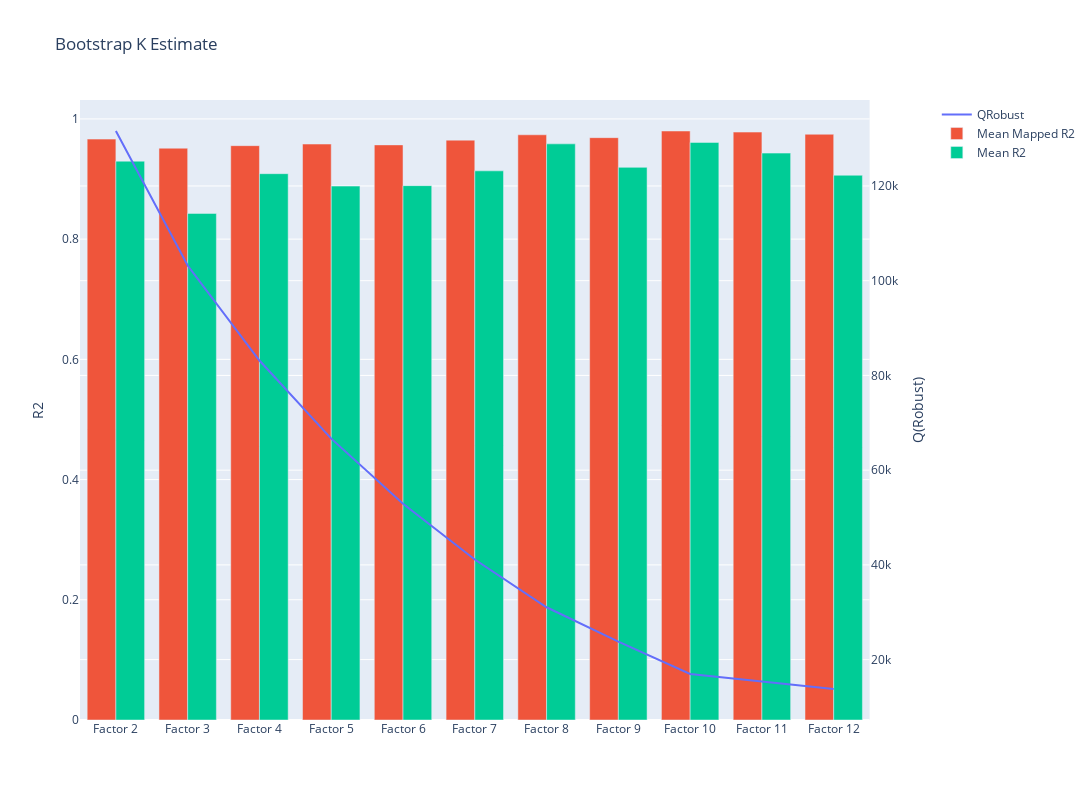

Notebook code for this chart:
### Code cell
factor_labels = [f"Factor {i}" for i in range(min_factors, max_factors+1)]
q_robust = []
mean_mapped_r2 = []
mean_r2 = []
mapped_p = []

best_r2_i = -1
best_r2 = 0
best_mr2_i = -1
best_mr2 = 0

for i, i_r in enumerate(results_list0):
    mr2 = i_r["mean mapped r2"]
    r2 = i_r["mean r2"]
    if best_r2 < r2:
        best_r2 = r2
        best_r2_i = i + min_factors
    if best_mr2 < mr2:
        best_mr2 = mr2
        best_mr2_i = i + min_factors
    q_robust.append(i_r["mean QRobust"])
    mean_mapped_r2.append(mr2)
    mean_r2.append(r2)
    mapped_p.append(i_r["% mapped"])

print(f"True K: {true_k}, Best Mapped R2: factor={best_mr2_i}, R2={best_mr2}, Best R2: factor={best_r2_i}, R2={best_r2}")

results_fig = make_subplots(specs=[[{"secondary_y": True}]])
results_fig.add_trace(go.Scatter(name="QRobust", x=factor_labels, y=q_robust, mode="lines"), secondary_y=True)
results_fig.add_trace(go.Bar(name="Mean Mapped R2", x=factor_labels, y=mean_mapped_r2), secondary_y=False)
results_fig.add_trace(go.Bar(name="Mean R2", x=factor_labels, y=mean_r2), secondary_y=False)

results_fig.update_layout(barmode='group', width=1200, height=800, title_text="Bootstrap K Estimate", hovermode='x unified')
results_fig.update_yaxes(title="Q(Robust)", secondary_y=True)
results_fig.update_yaxes(title="R2", secondary_y=False)
results_fig.show()

### Figure 1 — Plotly figure (JSON) as saved in the notebook; plotly's stock layout.template omitted (floating-point values rounded to 4 significant figures)
{"data": [{"mode": "lines", "name": "QRobust", "type": "scatter", "x": ["Factor 2", "Factor 3", "Factor 4", "Factor 5", "Factor 6", "Factor 7", "Factor 8", "Factor 9", "Factor 10", "Factor 11", "Factor 12"], "xaxis": "x", "y": [131600.0, 103200.0, 83150.0, 66660.0, 52890.0, 41140.0, 31050.0, 23790.0, 16970.0, 15370.0, 13800.0], "yaxis": "y2"}, {"name": "Mean Mapped R2", "type": "bar", "x": ["Factor 2", "Factor 3", "Factor 4", "Factor 5", "Factor 6", "Factor 7", "Factor 8", "Factor 9", "Factor 10", "Factor 11", "Factor 12"], "xaxis": "x", "y": [0.9664, 0.9513, 0.9555, 0.9582, 0.9568, 0.9647, 0.9736, 0.9688, 0.9799, 0.9781, 0.9745], "yaxis": "y"}, {"name": "Mean R2", "type": "bar", "x": ["Factor 2", "Factor 3", "Factor 4", "Factor 5", "Factor 6", "Factor 7", "Factor 8", "Factor 9", "Factor 10", "Factor 11", "Factor 12"], "xaxis": "x", "y": [0.9297, 0.8428, 0.9089, 0.8882, 0.889, 0.9136, 0.9585, 0.9194, 0.9609, 0.9431, 0.9063], "yaxis": "y"}], "layout": {"barmode": "group", "height": 800, "hovermode": "x unified", "title": {"text": "Bootstrap K Estimate"}, "width": 1200, "xaxis": {"anchor": "y", "autorange": true, "domain": [0, 0.94], "range": [-0.5, 10.5], "type": "category"}, "yaxis": {"anchor": "x", "autorange": true, "domain": [0, 1], "range": [0, 1.031], "title": {"text": "R2"}, "type": "linear"}, "yaxis2": {"anchor": "x", "autorange": true, "overlaying": "y", "range": [7254.0, 138100.0], "side": "right", "title": {"text": "Q(Robust)"}, "type": "linear"}}}
